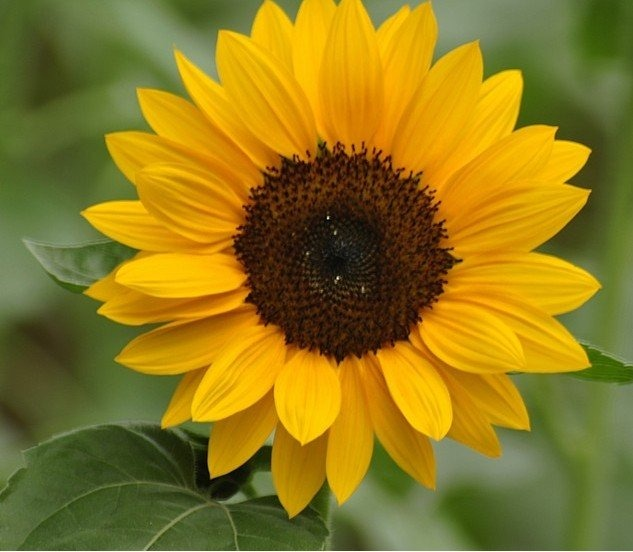
#> input picture Imagens/Girassol.png, 633 x 552 px, found by its file name
$ python 'Decompondo Imagem em Canais - Versão 1.0.0.py'
#> lines starting #> are read from the running program, lines starting #| are printed output that depends on the picture
#
########################################################################
# Importação das Bibliotecas Necessárias
########################################################################
#
import cv2 as cv
import matplotlib.pyplot as plt

#
########################################################################
# Definições Gerais
########################################################################
#
NomeJanela = "Imagem Base"
NomeImagem  = "Girassol.png"
CaminhoBase = "/home/asoares/OpenCV/"
CaminhoImagem = CaminhoBase + "Imagens/"

#
########################################################################
# Lendo a Imagem
########################################################################
#
ImagemColorida = cv.imread ( CaminhoImagem + NomeImagem, cv.IMREAD_COLOR)
#> ImagemColorida is the input picture: shape (552, 633, 3); mean B, G, R 29.1, 119.6, 140.8
ImagemColorida = cv.resize ( ImagemColorida, (0,0), fx=0.5, fy=0.5, interpolation = cv.INTER_AREA)
#> ImagemColorida: shape (276, 316, 3)

#
########################################################################
# Decompondo a Imagem nos Diferentes Canais
########################################################################
#
Azul, Verde, Vermelho = cv.split(ImagemColorida)
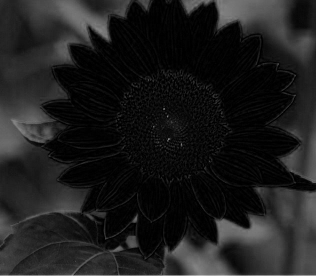
#> Azul: shape (276, 316); min 0, max 183, mean 29.1
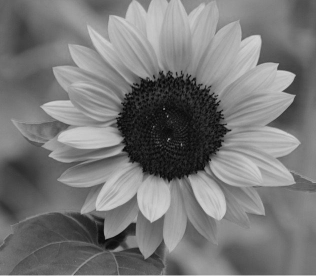
#> Verde: shape (276, 316); min 4, max 211, mean 119.8
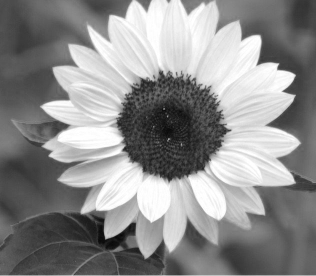
#> Vermelho: shape (276, 316); min 7, max 255, mean 141

#
########################################################################
# Salvando os Canais em Arquivos Diferentes
########################################################################
#
cv.imwrite( CaminhoImagem+"GirassolAzul.png", Azul)
cv.imwrite( CaminhoImagem+"GirassolVerde.png", Verde)
cv.imwrite( CaminhoImagem+"GirassolVermelho.png", Vermelho)

#
########################################################################
# Convertendo para Matplotlib
########################################################################
#
ImagemColorida = cv.cvtColor(ImagemColorida, cv.COLOR_BGR2RGB)
imgAzul = cv.cvtColor(Azul, cv.COLOR_BGR2RGB)
imgVerde = cv.cvtColor(Verde, cv.COLOR_BGR2RGB)
imgVermelho = cv.cvtColor(Vermelho, cv.COLOR_BGR2RGB)

#
########################################################################
# Apresentação dos Resultados
########################################################################
#
Grafico = plt.figure(figsize=(15,8))
plt.title( "Transição das Imagens", fontsize=20, weight='bold' )
plt.axis ( "off" )

Grafico.add_subplot(1,4,1)
plt.imshow(ImagemColorida )
plt.title("Original")

Grafico.add_subplot(1,4,2)
plt.imshow(imgAzul )
plt.title("Canal Azul")

Grafico.add_subplot(1,4,3)
plt.imshow(imgVerde )
plt.title("Canal Verde")

Grafico.add_subplot(1,4,4)
plt.imshow(imgVermelho )
plt.title("Canal Vermelho")
plt.show ()
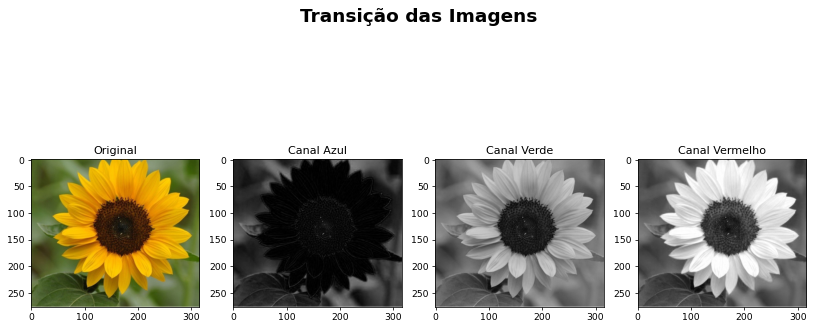
#> figure drawn by matplotlib, 4 panels

########################################################################
# FIM DO PROGRAMA
########################################################################
